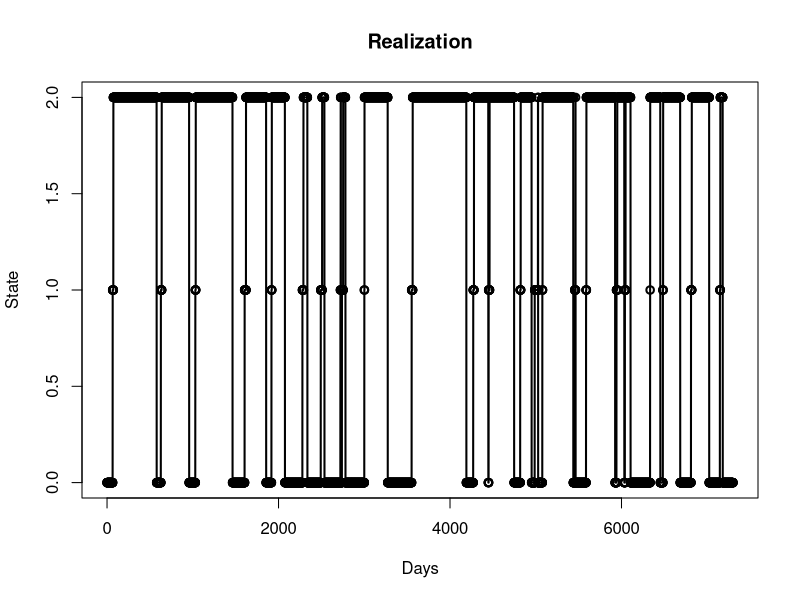
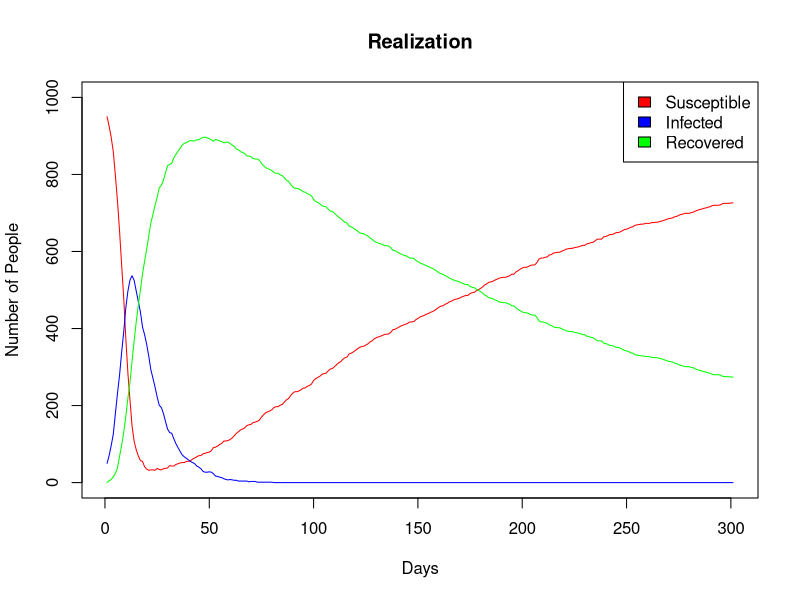
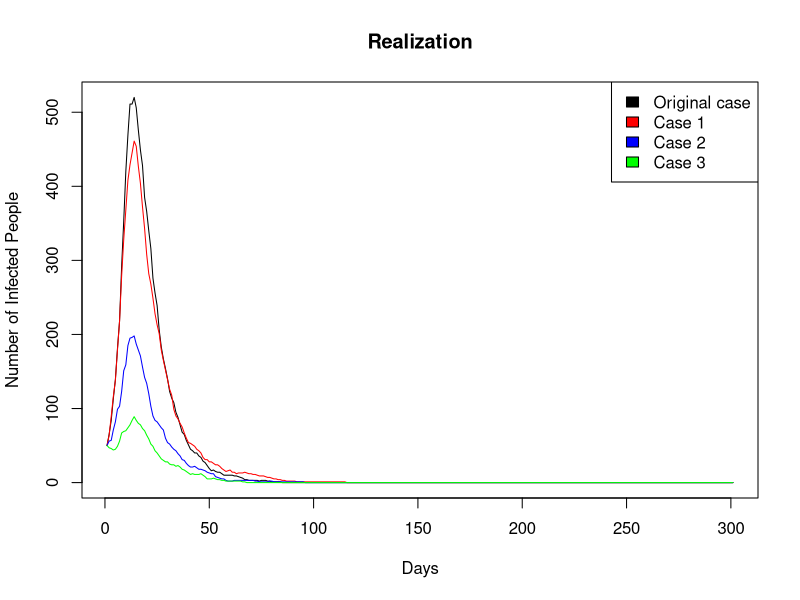
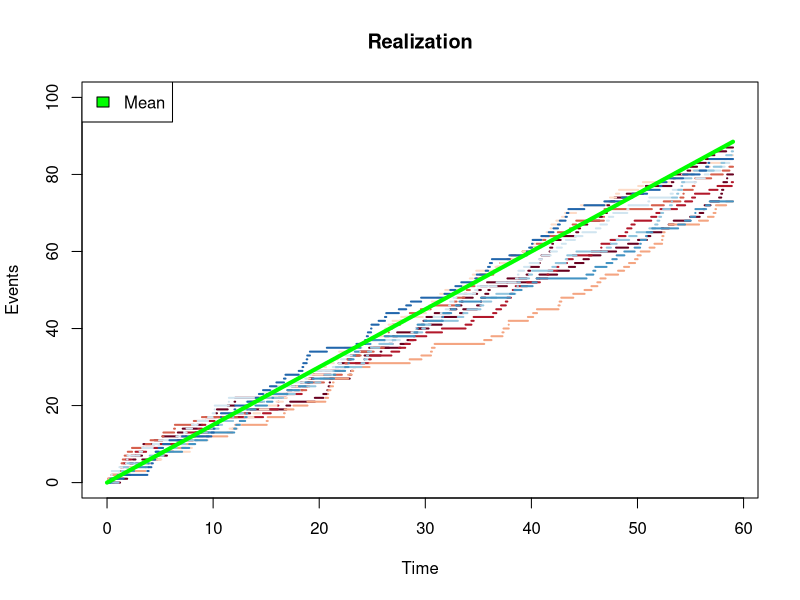
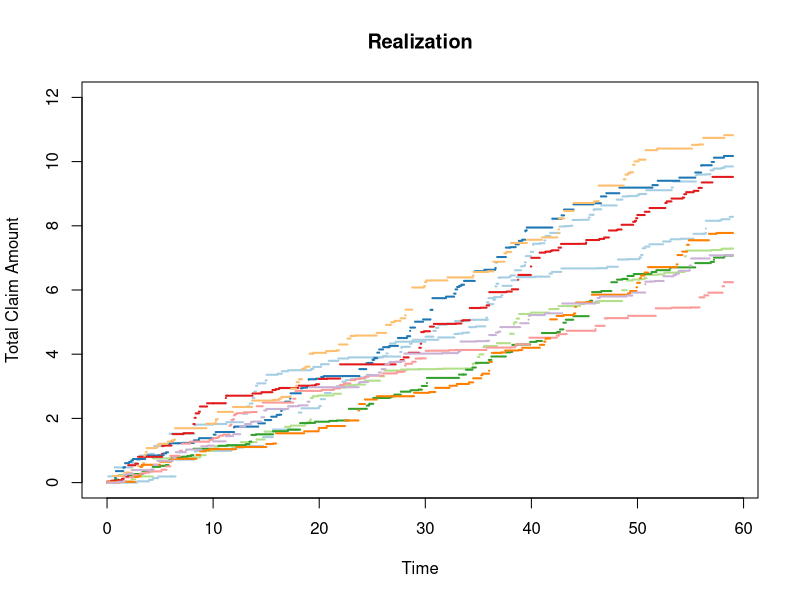

The R source for these figures, in order:
## ---- chunk 1
library("RColorBrewer")
## ---- chunk 2
# Initializing the transition probability matrix
P <- matrix(c(0.99, 0.01, 0, 0, 0.9, 0.1, 0.005, 0, 0.995), nrow = 3, byrow = TRUE)

# The number of steps
N <- 7300

# The vector to hold the states
x <- vector("numeric", length = N + 1)

# Initial state
x[1] <- 0

# Simulating the chain repeatedly
for(n in 1:N){
  
  # Drawing the next state from the distribution
  x[n + 1] = sample.int(3, size = 1, replace = TRUE, prob = P[x[n] + 1, ]) - 1
}

# Plotting the results
plot(0:N, x, type = "o", lwd = 2, main = "Realization", xlab = "Days", ylab = "State")
## ---- chunk 3
# Extract the last 10 years of the run above
x_new <- tail(x, 3650)

# Compute the number of entries to each state
tab <- table(x_new)

# Compute the fraction of time spent in each state, i.e., the limiting distribution
limiting <- c(tab[1] / 3650, tab[2] / 3650, tab[3] / 3650)
limiting
## ---- chunk 4
# Number of iterations
n_iter <- 30

# Vectors to hold the values from each run
values_0 <- vector("numeric", length = n_iter)
values_1 <- vector("numeric", length = n_iter)
values_2 <- vector("numeric", length = n_iter)

# Iterate through the n_iter runs
for (iter in 1:n_iter){
  # Vector to hold the simulation of the chain
  x <- vector("numeric", length = N + 1)
  
  # Initial state
  x[1] <- 0
  
  # Simulate the chain as in b)
  for(n in 1:N){
    x[n + 1] = sample.int(3, size = 1, replace = TRUE, prob = P[x[n] + 1, ]) - 1
  }
  
  # Compute the approximation of the limiting distribution for this run
  tab <- table(x)
  limiting <- c(tab[1] / N, tab[2] / N, tab[3] / N)
  
  # Append the number of days per year spent in each state to the respective vector
  values_0[iter] = limiting[1] * 365
  values_1[iter] = limiting[2] * 365
  values_2[iter] = limiting[3] * 365
  
}

# Compute the CIs as percentiles
print("95% confidence interval for number of days in state 0:")
unname(quantile(values_0, c(.025, .975)))

print("95% confidence interval for number of days in state 1:")
unname(quantile(values_1, c(.025, .975)))

print("95% confidence interval for number of days1 in state 2:")
unname(quantile(values_2, c(.025, .975)))
## ---- chunk 5
# Initialize number of trials and vectors
N <- 300
s <- vector("numeric", length = N + 1)
i <- vector("numeric", length = N + 1)
r <- vector("numeric", length = N + 1)

# Initial "states"
s[1] <- 950
i[1] <- 50
r[1] <- 0

for (n in 1:N) {
  # Draw the number of new people to each state
  s_new <- rbinom(1, r[n], 0.005)
  i_new <- rbinom(1, s[n], 0.5 * i[n] / 1000)
  r_new <- rbinom(1, i[n], 0.1)
  
  # Compute the number of people in each state at the next time step
  s[n + 1] = s[n] + s_new - i_new
  i[n + 1] = i[n] + i_new - r_new
  r[n + 1] = r[n] + r_new - s_new
}
## ---- chunk 6
# Plot the realization
steps <- seq(1, 301, 1)

plot(steps, s, type = "l", col = "red", main = "Realization", xlab = "Days", ylab = "Number of People", ylim = c(0, 1000))
lines(steps, i, type = "l", col = "blue")
lines(steps, r, type = "l", col = "green")
legend("topright", legend = c("Susceptible", "Infected", "Recovered"), fill = c("red", "blue", "green"))
## ---- chunk 7
# Number of iterations
n_iter <- 1000

# Vectors to hold values for each iteration
largest_i = vector("numeric", length = n_iter)
largest_step_i = vector("numeric", length = n_iter)

for (iter in 1:n_iter) {
  # Vectors for the simulation
  N <- 300
  s <- vector("numeric", length = N + 1)
  i <- vector("numeric", length = N + 1)
  r <- vector("numeric", length = N + 1)
  
  # Initial state
  s[1] <- 950
  i[1] <- 50
  r[1] <- 0
  
  # Variables to store values of interest
  max <- 0
  max_index <- 0
  
  # Simulate
  for (n in 1:N) {
    s_new <- rbinom(1, r[n], 0.005)
    i_new <- rbinom(1, s[n], 0.5 * i[n] / 1000)
    r_new <- rbinom(1, i[n], 0.1)
    
    s[n + 1] = s[n] + s_new - i_new
    i[n + 1] = i[n] + i_new - r_new
    r[n + 1] = r[n] + r_new - s_new
    
    # Update the value of interest
    if (i[n + 1] > max) {
      max <- i[n + 1]
      max_index <- n + 1
    }
  }
  
  # Store values
  largest_i[iter] = max
  largest_step_i[iter] = max_index
}

c("Expected maximum number of infected:"= mean(largest_i), 
  "Expected time step to reach maximum number:" = mean(largest_step_i))
## ---- chunk 8
c("95% confidence interval on maximum number of infected individuals:")
unname(quantile(largest_i, c(.025, .975)))

c("95% confidence interval on time step to reach maximum number:")
unname(quantile(largest_step_i, c(.025, .975)))
## ---- chunk 9
n_iter <- 1000
n_vacc <- 100

largest_i = vector("numeric", length = n_iter)
largest_step_i = vector("numeric", length = n_iter)

for (iter in 1:n_iter) {
  N <- 300
  s <- vector("numeric", length = N + 1)
  i_case1 <- vector("numeric", length = N + 1)
  r <- vector("numeric", length = N + 1)
  
  s[1] <- 950 - n_vacc
  i_case1[1] <- 50
  r[1] <- 0
  
  max <- 0
  max_index <- 0
  
  for (n in 1:N) {
    s_new <- rbinom(1, r[n], 0.005)
    i_new <- rbinom(1, s[n], 0.5 * i[n] / 1000)
    r_new <- rbinom(1, i_case1[n], 0.1)
    
    s[n + 1] = s[n] + s_new - i_new
    i_case1[n + 1] = i_case1[n] + i_new - r_new
    r[n + 1] = r[n] + r_new - s_new
    
    if (i_case1[n + 1] > max) {
      max <- i_case1[n + 1]
      max_index <- n + 1
    }
  }
  
  largest_i[iter] = max
  largest_step_i[iter] = max_index
}

c("Expected maximum number of infected:"= mean(largest_i), 
  "Expected time step to reach maximum number:" = mean(largest_step_i))
## ---- chunk 10
n_iter <- 1000
n_vacc <- 600

largest_i = vector("numeric", length = n_iter)
largest_step_i = vector("numeric", length = n_iter)

for (iter in 1:n_iter) {
  N <- 300
  s <- vector("numeric", length = N + 1)
  i_case2 <- vector("numeric", length = N + 1)
  r <- vector("numeric", length = N + 1)
  
  s[1] <- 950 - n_vacc
  i_case2[1] <- 50
  r[1] <- 0
  
  max <- 0
  max_index <- 0
  
  for (n in 1:N) {
    s_new <- rbinom(1, r[n], 0.005)
    i_new <- rbinom(1, s[n], 0.5 * i[n] / 1000)
    r_new <- rbinom(1, i_case2[n], 0.1)
    
    s[n + 1] = s[n] + s_new - i_new
    i_case2[n + 1] = i_case2[n] + i_new - r_new
    r[n + 1] = r[n] + r_new - s_new
    
    if (i_case2[n + 1] > max) {
      max <- i_case2[n + 1]
      max_index <- n + 1
    }
  }
  
  largest_i[iter] = max
  largest_step_i[iter] = max_index
}

c("Expected maximum number of infected:"= mean(largest_i), 
  "Expected time step to reach maximum number:" = mean(largest_step_i))
## ---- chunk 11
n_iter <- 1000
n_vacc <- 800

largest_i = vector("numeric", length = n_iter)
largest_step_i = vector("numeric", length = n_iter)

for (iter in 1:n_iter) {
  N <- 300
  s <- vector("numeric", length = N + 1)
  i_case3 <- vector("numeric", length = N + 1)
  r <- vector("numeric", length = N + 1)
  
  s[1] <- 950 - n_vacc
  i_case3[1] <- 50
  r[1] <- 0
  
  max <- 0
  max_index <- 0
  
  for (n in 1:N) {
    s_new <- rbinom(1, r[n], 0.005)
    i_new <- rbinom(1, s[n], 0.5 * i[n] / 1000)
    r_new <- rbinom(1, i_case3[n], 0.1)
    
    s[n + 1] = s[n] + s_new - i_new
    i_case3[n + 1] = i_case3[n] + i_new - r_new
    r[n + 1] = r[n] + r_new - s_new
    
    if (i_case3[n + 1] > max) {
      max <- i_case3[n + 1]
      max_index <- n + 1
    }
  }
  
  largest_i[iter] = max
  largest_step_i[iter] = max_index
}

c("Expected maximum number of infected:"= mean(largest_i), 
  "Expected time step to reach maximum number:" = mean(largest_step_i))
## ---- chunk 12
steps <- seq(1, 301, 1)

plot(steps, i, type = "l", col = "black", main = "Realization", xlab = "Days", ylab = "Number of Infected People")
lines(steps, i_case1, type = "l", col = "red")
lines(steps, i_case2, type = "l", col = "blue")
lines(steps, i_case3, type = "l", col = "green")
legend("topright", legend = c("Original case", "Case 1", "Case 2", "Case 3"), fill = c("black", "red", "blue", "green"))
## ---- chunk 13
# Defining parameters to be used
t <- 59
lambda <- 1.5
N <- 1000
x <- vector("numeric", N + 1)

# Iterating through the simulations
for (i in 1:N){
  # Draws the number of events to occur before t = 59
  n_events <- rpois(1, lambda * t)
  
  # Append 1 to the x-vector if more than 100 events occur, else, append 0
  if (n_events > 100){
    x[i] = 1
  } else {
    x[i] = 0
  }
}

# Compute the mean of the x-vector representing the desired probability
mean(x)
## ---- chunk 14
# Defining parameters
cols <- brewer.pal(n = 10, name = 'RdBu')
t <- 59
lambda <- 1.5
N <- 9

# First simulation
# Draw the number of events from a Poission distribution
n_events <- rpois(1, lambda * t)

# Draw and sort the placement of events from a uniform distribution
t_values <- runif(n_events, 0, t)
t_values = c(0, sort(t_values), t)

# Values for plotting
x_values = c(0:n_events, n_events)

# Plotting
plot(NULL, NULL, xlim = c(0, t), ylim = c(0, 100), xlab = "Time", ylab = "Events", main = "Realization", lwd = 2)

for (i in 1:(length(x_values) - 1)){
  lines(t_values[i:(i + 1)], rep(x_values[i], 2), lwd = 2, col = cols[1])
}

# Repeating for the last 9 simulations, and appending the simulations to the plot
for (n in 1:N) {
  n_events <- rpois(1, lambda * t)

  t_values <- runif(n_events, 0, t)
  
  t_values = c(0, sort(t_values), t)
  
  x_values = c(0:n_events, n_events)
  
  for (i in 1:(length(x_values) - 1)){
    
    lines(t_values[i:(i + 1)], rep(x_values[i], 2), lwd = 2, col = cols[n])
  
  }
}

# Appending the mean to the visualization
lines(c(0, t), c(0, lambda * t), col = "green", lwd = 4)

legend("topleft", legend = c("Mean"), fill = c("green"))
## ---- chunk 15
# Initializing parameters and variables
N <- 1000
gamma <- 10
lambda <- 1.5
t <- 59
values <- vector("numeric", N)

# Iterating through the simulations
for (n in 1:N) {
  # Drawing the number of events from a Poisson distribution
  n_events <- rpois(1, lambda * t)
  
  # Vector to hold the claims
  z_vector <- vector("numeric", n_events)
  
  # Iterating through the events
  for (i in 1:n_events){
    # Drawing and appending the claim from an exponential distribution
    claim <- rexp(1, gamma)
    z_vector[i] = claim
  }
  
  # Append 1 if the sum of the claims exceed 8 mill. kr., else, append 0
  if (sum(z_vector) > 8) {
    values[n] = 1
  } else {
    values[n] = 0
  }
}

# Compute the mean of the values vector to estimate the probability
mean(values)
## ---- chunk 16
# Initializing 
cols <- brewer.pal(n = 10, name = 'Paired')
gamma <- 10
lambda <- 1.5
t <- 59
N <- 9

# Simulating the first realization
# Drawing the number of events from a Poisson distribution
n_events <- rpois(1, lambda * t)

# Drawing and sorting the placement of events from a uniform distribution
t_values <- runif(n_events, 0, t)
t_values = c(0, sort(t_values), t)

# Values for plotting
x_values = c(0:n_events, n_events)

# Initializing z-vector to hold claims
z_vector <- vector("numeric", n_events)

# Iterating through the events, i.e., claims
for (i in 1:n_events){
  # Drawing and appending size of claim from an exponential distribution
  claim <- rexp(1, gamma)
  z_vector[i] = claim
}

# Initializing a cumulative vector from the z-vector
z_cum <- c(0, cumsum(z_vector))

# Plotting the realization
plot(NULL, NULL, xlim = c(0, t), ylim = c(0, 12), xlab = "Time", ylab = "Total Claim Amount", main = "Realization", lwd = 2)

for (i in 1:(length(x_values) - 1)){
  lines(t_values[i:(i + 1)], rep(z_cum[i], 2), lwd = 2, col = cols[1])
}

# Simulating the 9 last realizations and appending them to the visualization
for (n in 1:N) {
  n_events <- rpois(1, lambda * t)
  
  t_values <- runif(n_events, 0, t)
  
  t_values = c(0, sort(t_values), t)
  
  x_values = c(0:n_events, n_events)
  
  z_vector <- vector("numeric", n_events)
  
  for (i in 1:n_events){
    claim <- rexp(1, gamma)
    z_vector[i] = claim
  }
  
  z_cum <- c(0, cumsum(z_vector))
  
  for (i in 1:(length(x_values) - 1)){
    lines(t_values[i:(i + 1)], rep(z_cum[i], 2), lwd = 2, col = cols[n])
  }
}
